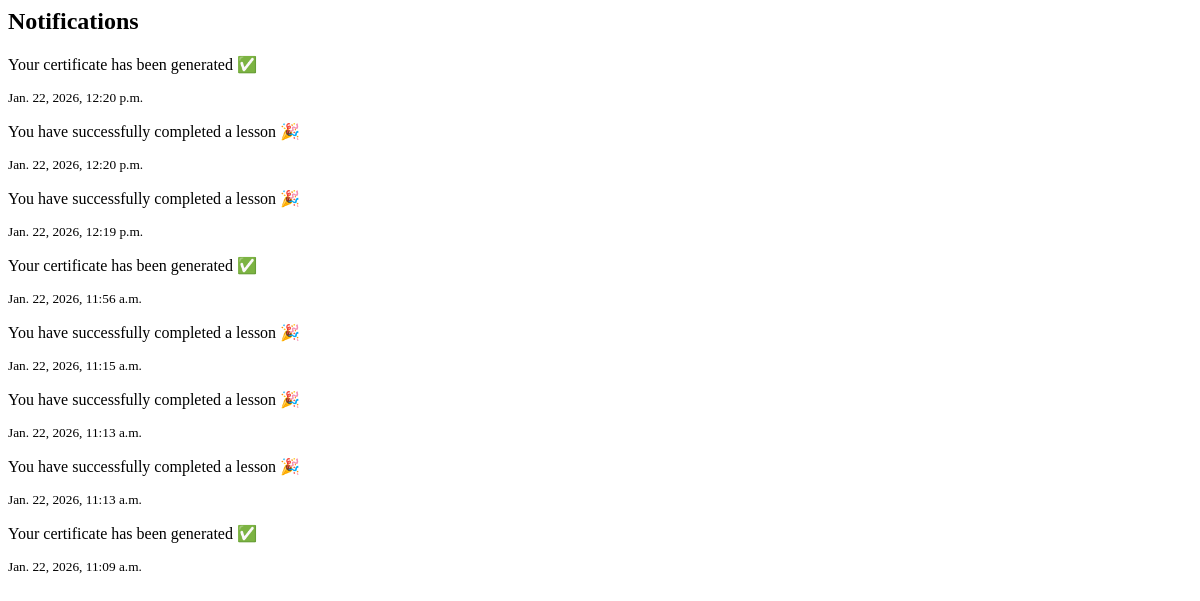
The page /api/notifications/ (signed in) on the database as committed earlier.
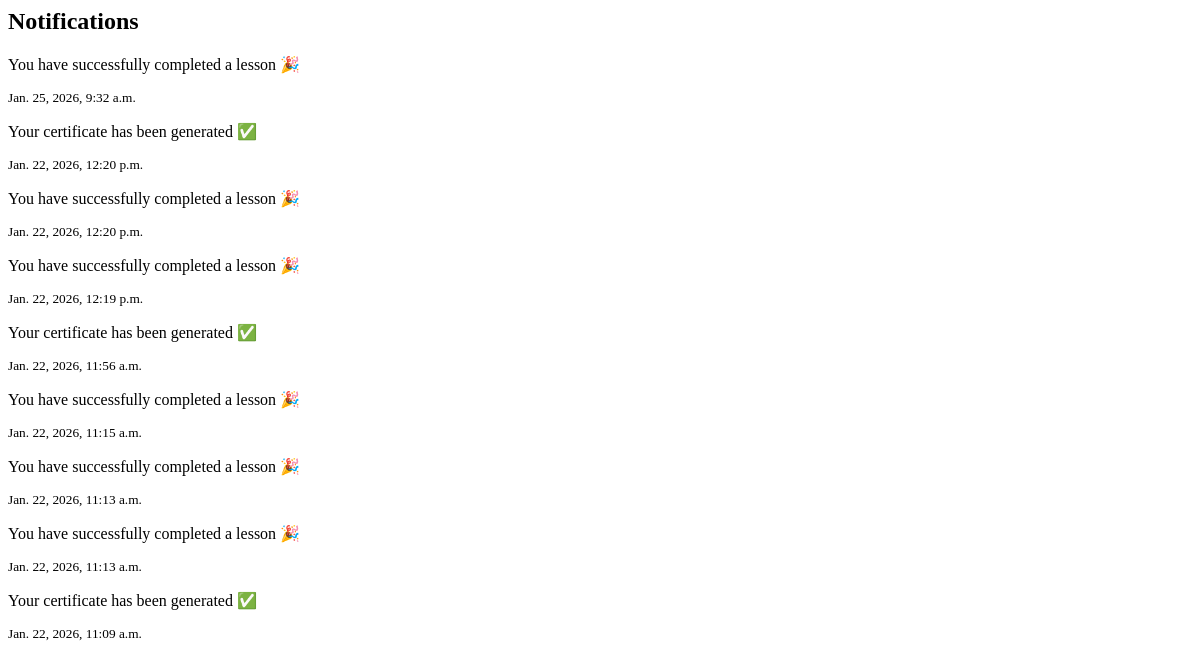
The same page on the database as committed later.
### courses/models.py (models this page shows, shortened)
class Notification(models.Model):
    user = models.ForeignKey(User, on_delete=models.CASCADE)
    message = models.CharField(max_length=255)
    is_read = models.BooleanField(default=False)
    created_at = models.DateTimeField(auto_now_add=True)

### courses/views.py (the view)
# urls.py: path("notifications/", views.notifications_page, name="notifications"),
@login_required
def notifications_page(request):
    notifications = Notification.objects.all().order_by('-created_at')
    return render(request, "courses/notifications.html", {
        "notifications": notifications
    })

### courses/templates/courses/notifications.html
<h2>Notifications</h2>
{% for n in notifications %}
<div class="card">
    <p>{{ n.message }}</p>
    <small>{{ n.created_at }}</small>
</div>
{% empty %}
<p>No notifications yet</p>
{% endfor %}

Rows that differ between the two databases and show on the page:
added Notification: message "You have successfully completed a lesson 🎉", created_at "Jan. 25, 2026, 9:32 a.m."
